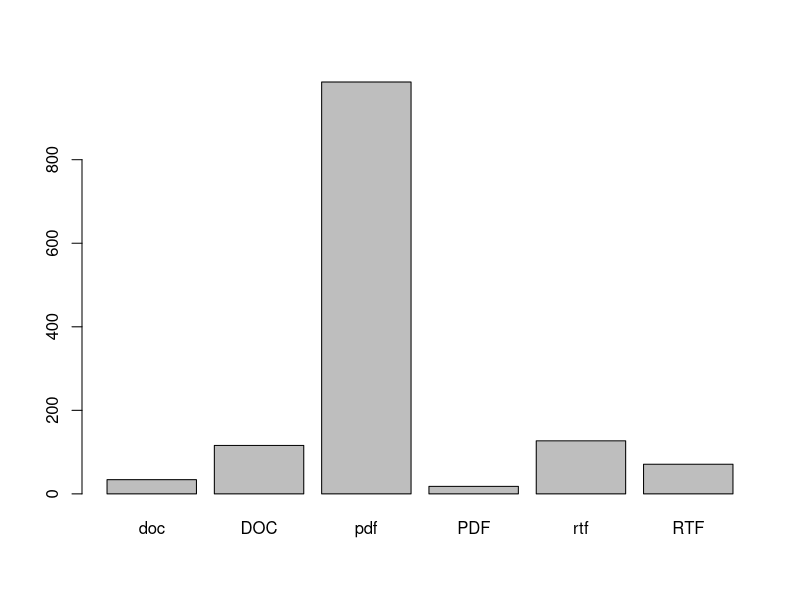

The R script that drew this image: (Note: this script raises an error after producing the figure.)
## ---- chunk 1
rm(list=ls())
library(plyr)
library(knitr)

files <- read.table("files.csv", header = F)  
files <- rename(files,c("V1"="type","V2"="frequency"))
files <- files[2:nrow(files),]  # elimina primera fila (el directorio)
## ---- chunk 2
kable(files, format="html")
## ---- chunk 3
barplot(files$frequency, names.arg = files$type)
## ---- chunk 4
pdf.metadata <- read.csv("pdf_metadata.csv", sep=";", strip.white=TRUE)

# descartamos el nombre del archivo. Para clasificación NO es util
tmp <- pdf.metadata[, !(colnames(pdf.metadata) %in% ("FILE"))]
 
## ---- chunk 5
fit = glm(TIPO ~ IMAGES + ROTATION + PAGELINESSECOND + FWORDS1 + TWORDS1, data = tmp, family=binomial)
# summary(fit) # solo nos quedamos con las variables que son significativas
tmp <- tmp[,c("TIPO","IMAGES","ROTATION","PAGELINESSECOND","FWORDS1","TWORDS1","FONTS")]
## ---- chunk 6
library(ggplot2) ; library(gridExtra)
g.images <- ggplot(tmp, aes(IMAGES, fill = TIPO, colour = TIPO)) +
              geom_density(alpha = 0.6) + ggtitle("Número de Imágenes") +
              theme(axis.title.x=element_blank()) + xlim(0.20,250)

g.rotation <- ggplot(tmp, aes(ROTATION, fill = TIPO, colour = TIPO)) +
              geom_bar(alpha = 0.6) + ggtitle("Rotación de página") +
              theme(axis.title.x=element_blank())

g.pagl2 <- ggplot(tmp, aes(PAGELINESSECOND, fill = TIPO, colour = TIPO)) +
              geom_density(alpha = 0.6) + ggtitle("Líneas de texto en 2ª pág.") +
              theme(axis.title.x=element_blank()) + xlim(1,100)

ocr <- subset(tmp, TIPO=="ocr") ; txt <- subset(tmp, TIPO=="txt")
g.fwords1 <- ggplot(tmp, aes(FWORDS1, fill = TIPO, colour = TIPO), main = "RAE") +
                geom_density(alpha = 0.6) + theme(axis.title.x=element_blank()) +
                ggtitle("Frecuencias Corpus RAE")
## ---- chunk 7
library(gridExtra)
grid.arrange(g.images, g.rotation, g.pagl2, g.fwords1,  ncol=2, nrow =2)

## ---- chunk 8
tmp2 <- pdf.metadata[,c("TIPO","TWORDS1","FONTS","PAGELINESFIRST","PAGELINESLAST")]
tmp2 <- tmp2[complete.cases(tmp2),] 
g.words1 <- ggplot(tmp2, aes(TWORDS1, fill = TIPO, colour = TIPO)) +
              geom_density(alpha = 0.6) +  ggtitle("Palabras en 1ª pág.") +
              theme(axis.title.x=element_blank()) + xlim(1,100)

g.fonts <- ggplot(tmp2, aes(FONTS, fill = TIPO, colour = TIPO)) +
              geom_density(alpha = 0.6) +  ggtitle("Fuentes incrustadas") +
              theme(axis.title.x=element_blank()) +  xlim(1,100)

g.pgl1 <- ggplot(tmp2, aes(PAGELINESFIRST, fill = TIPO, colour = TIPO)) +
              geom_density(alpha = 0.6) +  ggtitle("Líneas en 1ª pág.") +
              theme(axis.title.x=element_blank()) + xlim(1,100)

g.pglast <- ggplot(tmp2, aes(PAGELINESLAST, fill = TIPO, colour = TIPO)) +
              geom_density(alpha = 0.6) +  ggtitle("Líneas en última pág.") +
              theme(axis.title.x=element_blank()) +  xlim(1,100)
## ---- chunk 9
grid.arrange(g.words1, g.fonts, g.pgl1, g.pglast, ncol=2, nrow =2)

## ---- chunk 10
library(party)
tmp3 <- pdf.metadata[, !(colnames(pdf.metadata) %in% ("FILE"))]
#tmp3 <- tmp3[complete.cases(tmp3),] 
arbol.ct <- ctree(TIPO ~ IMAGES+ROTATION+PAGELINESSECOND+FWORDS1+TWORDS1+FONTS+PAGES+SIZE, data = tmp3)
reales.ct <- tmp3$TIPO
predichos.ct<- predict(arbol.ct)
confusion <- table(reales.ct, predichos.ct)
## ---- chunk 11
kable(confusion, format="html")
## ---- chunk 12
plot(arbol.ct, tp_args = list(beside = TRUE))
